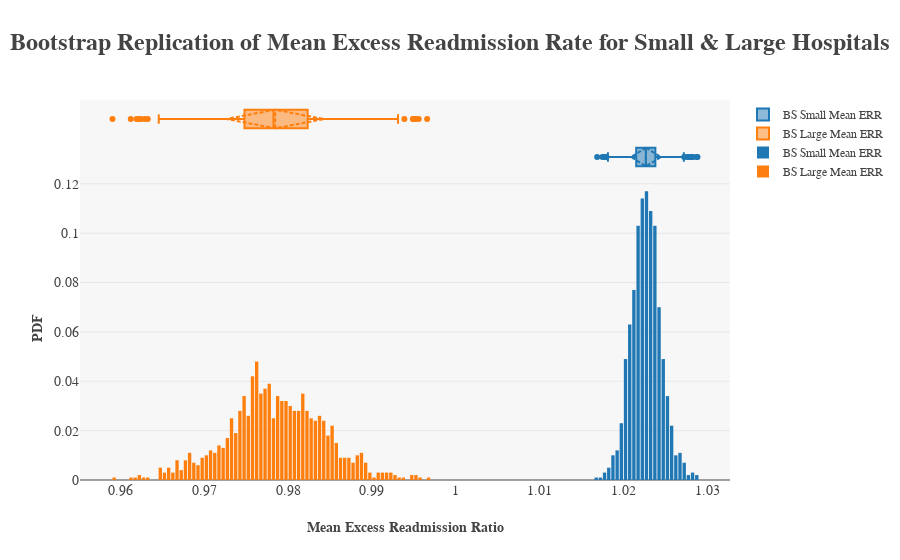
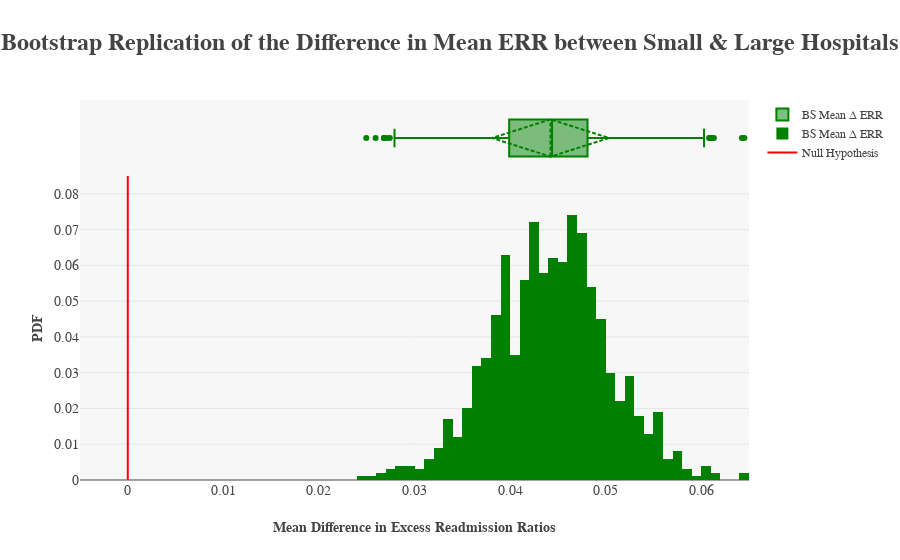

Notebook code cell kept with these figures, in order:
### Markdown cell above
I disagree with the original analysis because the graph and stats that I generated above point to a possibility that these differences in mean Excess Readmission Ratios (ERR) between small (*number of discharges < 100*) and large hospitals (*number of discharges > 1000*) could be occuring purely by chance. It appears that the original analysis did not take into consideration the variance of the two sample sets (*small and large hospitals' ERR*) and simply made administrative level recommendations based only on their mean values, not a confidence interval surrounding their mean values.

The graph in the original analysis looks sufficient for the analysis being conducted. The only thing thats confusing to me is the number of hospitals considered because the markers overlap in a certain quadrant (hot-spot) which is the desired effect in marker opacity minipulation. This could be corrected by simply stating the number of samples directly on the graph (N = 11,497 in the top right corner).

We can setup a few different hypothesis tests. The first test will be to determine whether or not the difference in the sample mean ERRs between small and large hospitals is significant or purely by chance:  
**Null Hypothesis:** $\mu$<sub>1</sub> = $\mu$<sub>2</sub>  
**Alternative Hypothesis:** $\mu$<sub>1</sub> $\neq$ $\mu$<sub>2</sub>  
**Confidence Interval:** 95%  
**Signifigence Level:** $\alpha$ = 1%  

The second test will be to determine the proportion of small hospitals with ERRs greater than 1:  
**Null Hypothesis:** p<sub>small</sub> = 63%  
**Alternative Hypothesis:** p<sub>small</sub> $\neq$ 63%  
**Confidence Interval:** 95%  
**Signifigence Level:** $\alpha$ = 1%  

The third test will be to determine the proportion of large hospitals with ERRs greater than 1:  
**Null Hypothesis:** p<sub>large</sub> = 44%  
**Alternative Hypothesis:** p<sub>large</sub> $\neq$ 44%  
**Confidence Interval:** 95%  
**Signifigence Level:** $\alpha$ = 1%

### Code cell
# Bootstrap Replication Statistical Analysis
def draw_bs_reps(data, func, size=1):
    """Computes the bootstrap replicate(s) of a 1-dimensional numerical array"""
    bs_replicates = np.empty(size)
    
    for i in range(size):
        bs_sample = np.random.choice(data, size=len(data))
        bs_replicates[i] = func(bs_sample)
        
    return bs_replicates

bs_small_ERR_means = draw_bs_reps(small_hospitals["Excess Readmission Ratio"], np.mean, 1000)
bs_large_ERR_means = draw_bs_reps(large_hospitals["Excess Readmission Ratio"], np.mean, 1000)
bs_diffr_ERR_means = bs_small_ERR_means - bs_large_ERR_means

# Bootstrap Replication Plot 1
trace0 = go.Box(name="BS Small Mean ERR", x=bs_small_ERR_means, boxmean="sd")
trace1 = go.Box(name="BS Large Mean ERR", x=bs_large_ERR_means, boxmean="sd")
trace2 = go.Histogram(name="BS Small Mean ERR", x=bs_small_ERR_means, histnorm="probability", marker=dict(color="rgb(31,119,180)"))
trace3 = go.Histogram(name="BS Large Mean ERR", x=bs_large_ERR_means, histnorm="probability", marker=dict(color="rgb(255,127,14)"))

fig = py.tools.make_subplots(rows=2, cols=1, shared_xaxes=True)
fig.append_trace(trace0, 1, 1)
fig.append_trace(trace1, 1, 1)
fig.append_trace(trace2, 2, 1)
fig.append_trace(trace3, 2, 1)

fig["layout"].update(
    plot_bgcolor="rgb(247,247,247)",
    legend=dict(font=dict(family="serif", size=12)),
    height=600,
    title="<b>Bootstrap Replication of Mean Excess Readmission Rate for Small & Large Hospitals</b>",
    titlefont=dict(family="serif", size=24),
    yaxis1=dict(titlefont=dict(family="serif", size=14), domain=[0.8, 1], showticklabels=False), 
    yaxis2=dict(title="<b>PDF</b>", titlefont=dict(family="serif", size=14), tickfont=dict(family="serif", size=14), domain=[0, 0.8]), 
    xaxis1=dict(title="<b>Mean Excess Readmission Ratio</b>", titlefont=dict(family="serif", size=14), tickfont=dict(family="serif", size=14)))

py.offline.iplot(fig)

# Bootstrap Replication Plot 2
trace0 = go.Box(name="BS Mean {0} ERR".format("\u0394"), x=bs_diffr_ERR_means, boxmean="sd", marker=dict(color="green"))
trace1 = go.Histogram(name="BS Mean {0} ERR".format("\u0394"), x=bs_diffr_ERR_means, histnorm="probability", marker=dict(color="green"))
trace2 = go.Scatter(name="Null Hypothesis", x=[0, 0], y=[-0.005, 0.085], mode="lines", line=dict(color="red"))

fig = py.tools.make_subplots(rows=2, cols=1, shared_xaxes=True)
fig.append_trace(trace0, 1, 1)
fig.append_trace(trace1, 2, 1)
fig.append_trace(trace2, 2, 1)

fig["layout"].update(
    plot_bgcolor="rgb(247,247,247)",
    legend=dict(font=dict(family="serif", size=12)),
    height=600,
    title="<b>Bootstrap Replication of the Difference in Mean ERR between Small & Large Hospitals</b>",
    titlefont=dict(family="serif", size=24),
    yaxis1=dict(titlefont=dict(family="serif", size=14), domain=[0.8, 1], showticklabels=False), 
    yaxis2=dict(title="<b>PDF</b>", titlefont=dict(family="serif", size=14), tickfont=dict(family="serif", size=14), range=[0, 0.085], domain=[0, 0.8]), 
    xaxis1=dict(title="<b>Mean Difference in Excess Readmission Ratios</b>", titlefont=dict(family="serif", size=14), tickfont=dict(family="serif", size=14), 
                range=[-0.005, 0.065]))

py.offline.iplot(fig)

# Bootstrap Replication Results
print("Bootstrap Replication Statistics for {0}1={0}2:".format("\u03BC"))

bs_conf_int = np.percentile(bs_diffr_ERR_means, [2.5, 97.5])
print("     The margin of error is {0}".format(u"\u00B1") + str(round((bs_conf_int[1] - bs_conf_int[0]) / 2, 3)))
print("     The 95% confidence interval is " + str(round(bs_conf_int[0], 3)) + " to " + str(round(bs_conf_int[1], 3)))

d0 = 0
bs_p = np.sum(bs_diffr_ERR_means <= d0) / len(bs_diffr_ERR_means) * 2 # two-tail p-value
print("     The p-value is " + str(round(bs_p * 100, 2)) + "%")

# Frequentist Statistical Analysis
print()
print("Frequentist Statistics for {0}1={0}2 using the z-statistic:".format("\u03BC"))

# The margin of error for a 95% confidence interval
z_star = stats.norm.ppf(0.975) # two-tail 95% interval has 2.5% on both sides
diff_stdv = (np.var(small_hospitals["Excess Readmission Ratio"]) / n_small_hospitals + 
             np.var(large_hospitals["Excess Readmission Ratio"]) / n_large_hospitals) ** 0.5
moe = z_star * diff_stdv

print("     The margin of error is {0}".format(u"\u00B1") + str(round(moe, 3)))

# The 95% confidence interval
sample_mean_diff = small_ERR_mean - large_ERR_mean
conf_int = np.array([sample_mean_diff - moe, sample_mean_diff + moe])

print("     The 95% confidence interval is " + str(round(conf_int[0], 3)) + " to " + str(round(conf_int[1], 3)))

# The p-value
z = (sample_mean_diff - d0) / diff_stdv
z_p = stats.norm.sf(abs(z)) * 2 # two-tail p-value

print("     The p-value is " + str(round(z_p * 100, 2)) + "%")

### Figure 1 — Plotly figure (JSON) as saved in the notebook; plotly's stock layout.template omitted (floating-point values rounded to 4 significant figures; data arrays with more than 128 entries replaced by an {"elided": "..."} marker saying what was removed)
{"data": [{"boxmean": "sd", "name": "BS Small Mean ERR", "type": "box", "uid": "cb728f", "x": {"elided": "1000 float values"}, "xaxis": "x", "yaxis": "y"}, {"boxmean": "sd", "name": "BS Large Mean ERR", "type": "box", "uid": "ced0e1", "x": {"elided": "1000 float values"}, "xaxis": "x", "yaxis": "y"}, {"autobinx": true, "histnorm": "probability", "marker": {"color": "rgb(31,119,180)"}, "name": "BS Small Mean ERR", "type": "histogram", "uid": "dd0542", "x": {"elided": "1000 float values"}, "xaxis": "x", "xbins": {"end": 1.029, "size": 0.0005, "start": 0.959}, "yaxis": "y2"}, {"autobinx": false, "histnorm": "probability", "marker": {"color": "rgb(255,127,14)"}, "name": "BS Large Mean ERR", "type": "histogram", "uid": "163629", "x": {"elided": "1000 float values"}, "xaxis": "x", "xbins": {"end": 1.029, "size": 0.0005, "start": 0.959}, "yaxis": "y2"}], "layout": {"autosize": true, "legend": {"font": {"family": "serif", "size": 12}}, "plot_bgcolor": "rgb(247,247,247)", "title": "<b>Bootstrap Replication of Mean Excess Readmission Rate for Small & Large Hospitals</b>", "titlefont": {"family": "serif", "size": 24}, "xaxis": {"anchor": "y2", "autorange": true, "domain": [0, 1], "range": [0.9552, 1.033], "tickfont": {"family": "serif", "size": 14}, "title": "<b>Mean Excess Readmission Ratio</b>", "titlefont": {"family": "serif", "size": 14}, "type": "linear"}, "yaxis": {"anchor": "free", "autorange": true, "domain": [0.8, 1], "position": 0, "range": [-0.5, 1.5], "showticklabels": false, "titlefont": {"family": "serif", "size": 14}, "type": "category"}, "yaxis2": {"anchor": "x", "autorange": true, "domain": [0, 0.8], "range": [0, 0.1232], "tickfont": {"family": "serif", "size": 14}, "title": "<b>PDF</b>", "titlefont": {"family": "serif", "size": 14}}}}

### Figure 2 — Plotly figure (JSON) as saved in the notebook; plotly's stock layout.template omitted (floating-point values rounded to 4 significant figures; data arrays with more than 128 entries replaced by an {"elided": "..."} marker saying what was removed)
{"data": [{"boxmean": "sd", "marker": {"color": "green"}, "name": "BS Mean Δ ERR", "type": "box", "uid": "f44dab", "x": {"elided": "1000 float values"}, "xaxis": "x", "yaxis": "y"}, {"autobinx": true, "histnorm": "probability", "marker": {"color": "green"}, "name": "BS Mean Δ ERR", "type": "histogram", "uid": "2a4e21", "x": {"elided": "1000 float values"}, "xaxis": "x", "xbins": {"end": 0.065, "size": 0.001, "start": 0.024}, "yaxis": "y2"}, {"line": {"color": "red"}, "mode": "lines", "name": "Null Hypothesis", "type": "scatter", "uid": "003a24", "x": [0, 0], "xaxis": "x", "y": [-0.005, 0.085], "yaxis": "y2"}], "layout": {"autosize": true, "legend": {"font": {"family": "serif", "size": 12}}, "plot_bgcolor": "rgb(247,247,247)", "title": "<b>Bootstrap Replication of the Difference in Mean ERR between Small & Large Hospitals</b>", "titlefont": {"family": "serif", "size": 24}, "xaxis": {"anchor": "y2", "domain": [0, 1], "range": [-0.005, 0.065], "tickfont": {"family": "serif", "size": 14}, "title": "<b>Mean Difference in Excess Readmission Ratios</b>", "titlefont": {"family": "serif", "size": 14}, "type": "linear"}, "yaxis": {"anchor": "free", "autorange": true, "domain": [0.8, 1], "position": 0, "range": [-0.5, 0.5], "showticklabels": false, "titlefont": {"family": "serif", "size": 14}, "type": "category"}, "yaxis2": {"anchor": "x", "domain": [0, 0.8], "range": [0, 0.085], "tickfont": {"family": "serif", "size": 14}, "title": "<b>PDF</b>", "titlefont": {"family": "serif", "size": 14}, "type": "linear"}}}
